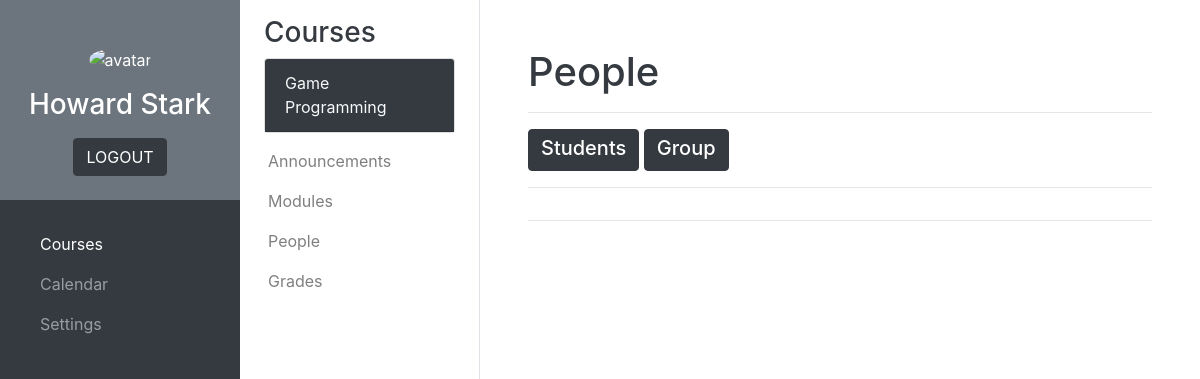
Before: /courses/student/student_people.php?course=2 (signed in) with the older database file.
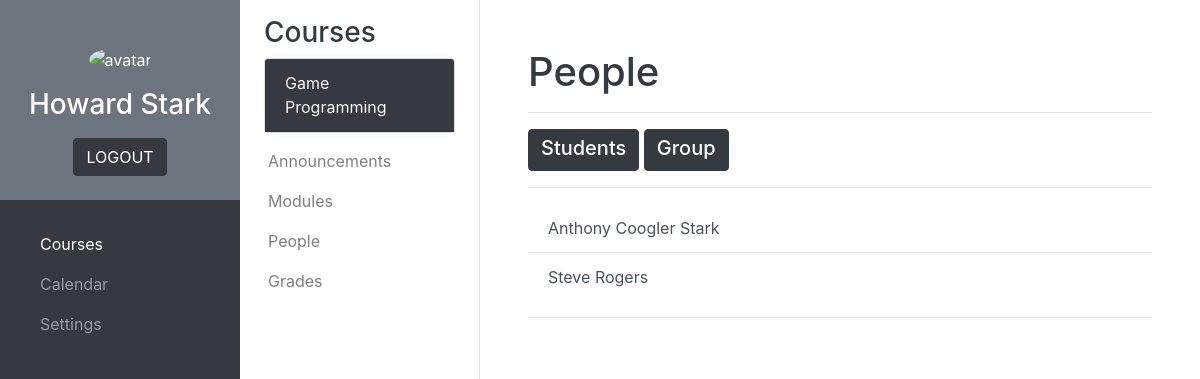
After: the same page with the newer database file.
### tables this page shows
CREATE TABLE `assigned_courses` (
  `ID_number` varchar(10) NOT NULL,
  `Course_number` int(11) NOT NULL
);

CREATE TABLE `student_information` (
  `ID_number` varchar(10) NOT NULL,
  `Family_name` varchar(50) NOT NULL,
  `First_name` varchar(50) NOT NULL,
  `Middle_name` varchar(50) NOT NULL,
  `Sex` varchar(1) NOT NULL,
  `Year` varchar(2) NOT NULL,
  `Program` varchar(50) NOT NULL,
  `Section` varchar(5) NOT NULL
);

### php_scripts/connect.php (called while the page is built, shortened)
<?php
    $servername = "localhost";
    $username = "root";
    $password = "";
    $db = "school_management_db";
    $conn = new mysqli($servername, $username, $password, $db);
    function sql($comm) {
        global $conn;
        $result = $conn->query($comm);
        return $result;
    }
?>

### courses/student/student_people.php (the view, shortened to what this page needs)
<?php
    include('../../php_scripts/connect.php');
?>
<!DOCTYPE html>
<html lang="en">
    <head>
        <link rel="stylesheet" href="https://cdn.jsdelivr.net/npm/bootstrap@4.6.1/dist/css/bootstrap.min.css">
        <link rel="stylesheet" href="../../css/styles.css">
    </head>
    <body>
        <?php include('../courses_main_sidebar.php'); ?>
        <?php include('../courses_sub_sidebar_student.php'); ?>
        <main>
            <div id="people" class="container-fluid p-5">
                <h1 class="text-dark">People</h1>
                <hr/>
                <div id="content">
                    <a href="#student-list" class="btn btn-dark mx-auto" data-toggle="collapse" role="button"><h5 class="mb-1">Students</h5></a>
                    <a href="#group-list" class="btn btn-dark mx-auto" data-toggle="collapse" role="button"><h5 class="mb-1">Group</h5></a>
                    <div id="accordion">
                        <div class="collapse show" id="student-list" data-parent="#accordion">
                            <?php
                                $course_number = $_GET['course'];
                            ?>
                            <hr>
                            <div class="list-group list-group-flush">
                                <?php
                                    $classlist = sql("SELECT ID_number FROM assigned_courses WHERE Course_number = $course_number");
                                    if ($classlist->num_rows > 0) {
                                        while ($row = $classlist->fetch_assoc()) {
                                            $id_number = $row["ID_number"];
                                            $student = sql("SELECT ID_number, Family_name, First_name, Middle_name FROM student_information WHERE ID_number = '$id_number'");
                                            if ($student->num_rows == 1) {
                                                $student_row = $student->fetch_assoc();
                                                echo "<a href=\"#\" class=\"list-group-item list-group-item-action\">" . $student_row["First_name"] . " " . $student_row["Middle_name"] . " " . $student_row["Family_name"] . "</a>";
                                            }
                                        }
                                    }
                                ?>
                            </div>
                            <hr>
                        </div>
                    </div>
                </div>
            </div>
        </main>
    </body>
</html>

Changed rows visible on the page:
added assigned_courses: student_information.First_name "Anthony", student_information.Middle_name "Coogler", student_information.Family_name "Stark"
added assigned_courses: student_information.First_name "Steve", student_information.Family_name "Rogers"
